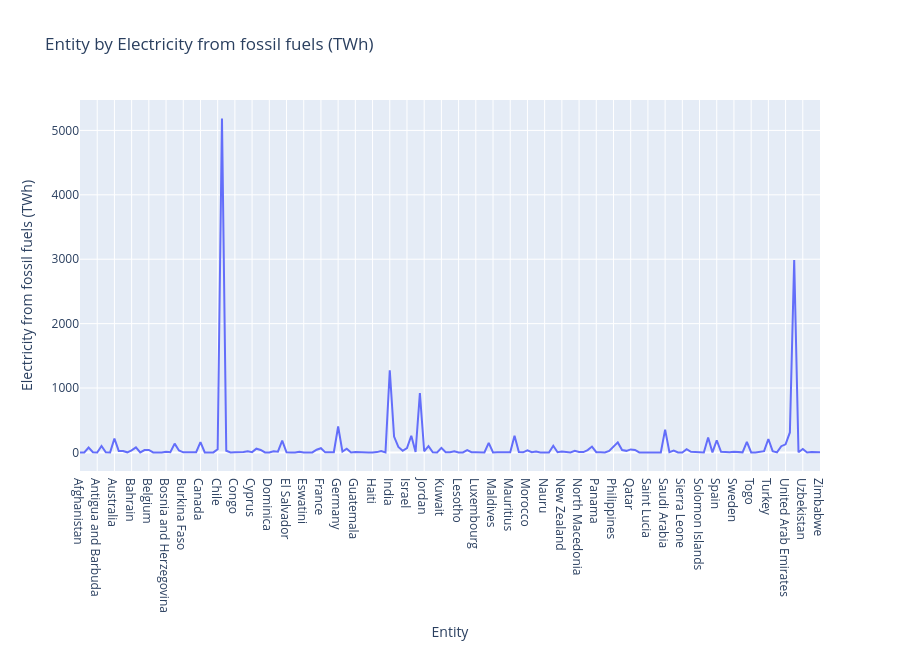

Source (notebook cell):
### Markdown cell above
# Electricity from fossil fuels (TWh)

### Code cell
# Calculate the max 'Entity' for each 'Electricity from fossil fuels (TWh)'
Entity_By_Electricity_from_fossil = df.groupby('Entity')['Electricity from fossil fuels (TWh)'].max().reset_index()

# Create a line plot using Plotly Express
fig_Entity_By_Electricity_from_fossil = px.line(
    Entity_By_Electricity_from_fossil,  # DataFrame containing the data
    x='Entity',   # x-values: Year
    y='Electricity from fossil fuels (TWh)',  # y-values: median Land
    labels={'Entity': 'Entity'},  # Customize label for the x-axis
    title='Entity by Electricity from fossil fuels (TWh)',  # Set the title of the plot
    height=650  # Set the height of the plot
)

# Display the plot
fig_Entity_By_Electricity_from_fossil.show()

### Figure 1 — Plotly figure (JSON) as saved in the notebook; plotly's stock layout.template omitted (floating-point values rounded to 4 significant figures; data arrays with more than 128 entries replaced by an {"elided": "..."} marker saying what was removed)
{"data": [{"hovertemplate": "Entity=%{x}<br>Electricity from fossil fuels (TWh)=%{y}<extra></extra>", "legendgroup": "", "line": {"color": "#636efa", "dash": "solid"}, "marker": {"symbol": "circle"}, "mode": "lines", "name": "", "orientation": "v", "showlegend": false, "type": "scatter", "x": {"elided": "173 str values"}, "xaxis": "x", "y": {"elided": "173 float values"}, "yaxis": "y"}], "layout": {"height": 650, "legend": {"tracegroupgap": 0}, "title": {"text": "Entity by Electricity from fossil fuels (TWh)"}, "xaxis": {"anchor": "y", "domain": [0, 1], "title": {"text": "Entity"}}, "yaxis": {"anchor": "x", "domain": [0, 1], "title": {"text": "Electricity from fossil fuels (TWh)"}}}}
